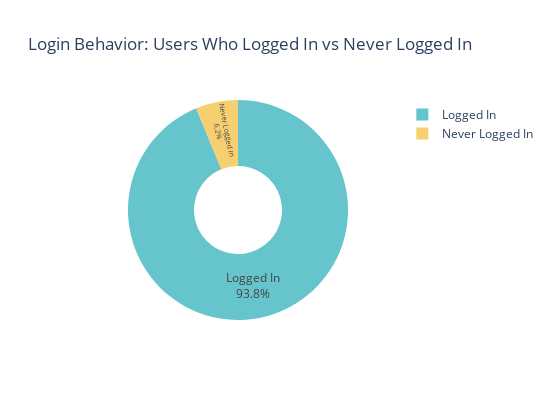

Write notebook code for a chart like this one.
### Markdown cell above
#### How many users sign up but never log in?

### Code cell
# Convert date columns to datetime
df['clean_insertdate'] = pd.to_datetime(df['clean_insertdate'], errors='coerce')
df['clean_js_first_log_date'] = pd.to_datetime(df['clean_js_first_log_date'], errors='coerce')

# Categorize users
df['login_status'] = df['clean_js_first_log_date'].isna().map({True: 'Never Logged In', False: 'Logged In'})

# Count users in each category
login_counts = df['login_status'].value_counts().reset_index()
login_counts.columns = ['Login Status', 'Count']

# Plot using Plotly (Donut Chart)
fig = px.pie(login_counts, 
             names='Login Status', 
             values='Count',
             hole=0.4,  # creates donut style
             title='Login Behavior: Users Who Logged In vs Never Logged In',
             color_discrete_sequence=px.colors.qualitative.Pastel,
             width=550,
             height=400)

fig.update_traces(textposition='inside', textinfo='percent+label')
fig.show()

### Figure 1 — Plotly figure (JSON) as saved in the notebook; plotly's stock layout.template omitted (floating-point values rounded to 4 significant figures)
{"data": [{"domain": {"x": [0, 1], "y": [0, 1]}, "hole": 0.4, "hovertemplate": "Login Status=%{label}<br>Count=%{value}<extra></extra>", "labels": ["Logged In", "Never Logged In"], "legendgroup": "", "name": "", "showlegend": true, "textinfo": "percent+label", "textposition": "inside", "type": "pie", "values": [93796, 6204]}], "layout": {"height": 400, "legend": {"tracegroupgap": 0}, "piecolorway": ["rgb(102, 197, 204)", "rgb(246, 207, 113)", "rgb(248, 156, 116)", "rgb(220, 176, 242)", "rgb(135, 197, 95)", "rgb(158, 185, 243)", "rgb(254, 136, 177)", "rgb(201, 219, 116)", "rgb(139, 224, 164)", "rgb(180, 151, 231)", "rgb(179, 179, 179)"], "title": {"text": "Login Behavior: Users Who Logged In vs Never Logged In"}, "width": 550}}
